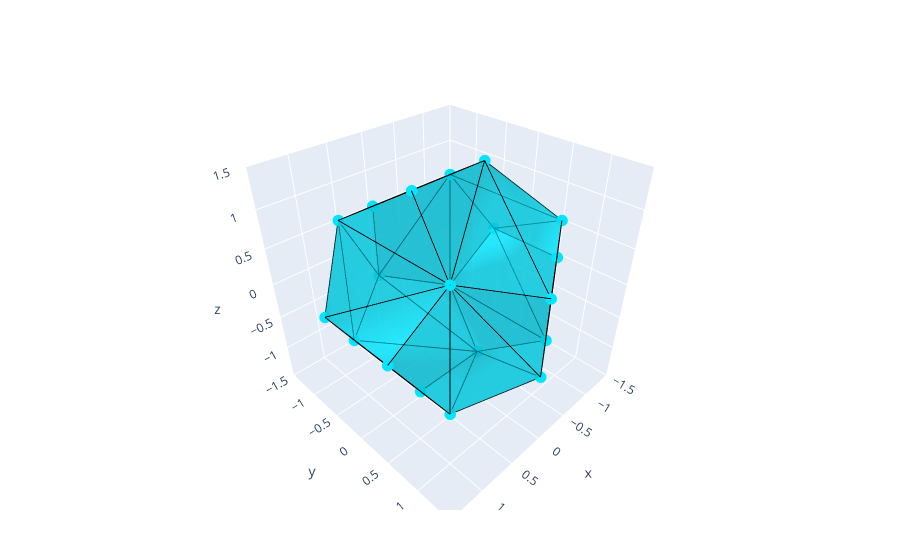

Notebook source saved alongside this figure:
### Code cell
poly = triangulatePolyhedron(Dodecahedron)

display(poly.edges[[!isturnable(e, poly) for e in poly.edges]])

plotPolyhedron(triangulatePolyhedron(Dodecahedron))

### Figure 1 — Plotly figure (JSON) as saved in the notebook; plotly's stock layout.template omitted (floating-point values rounded to 4 significant figures)
{"data": [{"facecolor": ["#00E6FF", "#00E6FF", "#00E6FF", "#00E6FF", "#00E6FF", "#00E6FF", "#00E6FF", "#00E6FF", "#00E6FF", "#00E6FF", "#00E6FF", "#00E6FF", "#00E6FF", "#00E6FF", "#00E6FF", "#00E6FF", "#00E6FF", "#00E6FF", "#00E6FF", "#00E6FF", "#00E6FF", "#00E6FF", "#00E6FF", "#00E6FF", "#00E6FF", "#00E6FF", "#00E6FF", "#00E6FF", "#00E6FF", "#00E6FF", "#00E6FF", "#00E6FF", "#00E6FF", "#00E6FF", "#00E6FF", "#00E6FF"], "i": [1, 1, 2, 1, 1, 5, 9, 9, 10, 9, 9, 13, 3, 3, 11, 4, 4, 12, 6, 6, 14, 7, 7, 15, 3, 3, 18, 4, 4, 19, 11, 11, 18, 12, 12, 19], "j": [0, 3, 4, 0, 6, 7, 8, 11, 12, 8, 14, 15, 2, 10, 16, 2, 10, 17, 5, 13, 18, 5, 13, 19, 0, 6, 16, 1, 7, 17, 8, 14, 16, 9, 15, 17], "k": [3, 2, 1, 6, 5, 1, 11, 10, 9, 14, 13, 9, 10, 11, 3, 10, 12, 4, 13, 14, 6, 13, 15, 7, 6, 18, 3, 7, 19, 4, 14, 18, 11, 15, 19, 12], "opacity": 0.6, "type": "mesh3d", "x": [0.5393, -0.5393, 0, 0.8727, -0.8727, 0, 0.8727, -0.8727, 0.5393, -0.5393, 0, 0.8727, -0.8727, 0, 0.8727, -0.8727, 1.412, -1.412, 1.412, -1.412], "y": [0, 0, 1.412, 0.8727, 0.8727, -1.412, -0.8727, -0.8727, 0, 0, 1.412, 0.8727, 0.8727, -1.412, -0.8727, -0.8727, 0.5393, 0.5393, -0.5393, -0.5393], "z": [1.412, 1.412, 0.5393, 0.8727, 0.8727, 0.5393, 0.8727, 0.8727, -1.412, -1.412, -0.5393, -0.8727, -0.8727, -0.5393, -0.8727, -0.8727, 0, 0, 0, 0]}, {"line": {"color": "black"}, "mode": "lines", "type": "scatter3d", "x": [0.5393, -0.5393], "y": [0, 0], "z": [1.412, 1.412]}, {"line": {"color": "black"}, "mode": "lines", "type": "scatter3d", "x": [0.5393, 0.8727], "y": [0, 0.8727], "z": [1.412, 0.8727]}, {"line": {"color": "black"}, "mode": "lines", "type": "scatter3d", "x": [0.5393, 0.8727], "y": [0, -0.8727], "z": [1.412, 0.8727]}, {"line": {"color": "black"}, "mode": "lines", "type": "scatter3d", "x": [-0.5393, -0.8727], "y": [0, 0.8727], "z": [1.412, 0.8727]}, {"line": {"color": "black"}, "mode": "lines", "type": "scatter3d", "x": [-0.5393, -0.8727], "y": [0, -0.8727], "z": [1.412, 0.8727]}, {"line": {"color": "black"}, "mode": "lines", "type": "scatter3d", "x": [0, 0.8727], "y": [1.412, 0.8727], "z": [0.5393, 0.8727]}, {"line": {"color": "black"}, "mode": "lines", "type": "scatter3d", "x": [0, -0.8727], "y": [1.412, 0.8727], "z": [0.5393, 0.8727]}, {"line": {"color": "black"}, "mode": "lines", "type": "scatter3d", "x": [0, 0], "y": [1.412, 1.412], "z": [0.5393, -0.5393]}, {"line": {"color": "black"}, "mode": "lines", "type": "scatter3d", "x": [0.8727, 1.412], "y": [0.8727, 0.5393], "z": [0.8727, 0]}, {"line": {"color": "black"}, "mode": "lines", "type": "scatter3d", "x": [-0.8727, -1.412], "y": [0.8727, 0.5393], "z": [0.8727, 0]}, {"line": {"color": "black"}, "mode": "lines", "type": "scatter3d", "x": [0, 0.8727], "y": [-1.412, -0.8727], "z": [0.5393, 0.8727]}, {"line": {"color": "black"}, "mode": "lines", "type": "scatter3d", "x": [0, -0.8727], "y": [-1.412, -0.8727], "z": [0.5393, 0.8727]}, {"line": {"color": "black"}, "mode": "lines", "type": "scatter3d", "x": [0, 0], "y": [-1.412, -1.412], "z": [0.5393, -0.5393]}, {"line": {"color": "black"}, "mode": "lines", "type": "scatter3d", "x": [0.8727, 1.412], "y": [-0.8727, -0.5393], "z": [0.8727, 0]}, {"line": {"color": "black"}, "mode": "lines", "type": "scatter3d", "x": [-0.8727, -1.412], "y": [-0.8727, -0.5393], "z": [0.8727, 0]}, {"line": {"color": "black"}, "mode": "lines", "type": "scatter3d", "x": [0.5393, -0.5393], "y": [0, 0], "z": [-1.412, -1.412]}, {"line": {"color": "black"}, "mode": "lines", "type": "scatter3d", "x": [0.5393, 0.8727], "y": [0, 0.8727], "z": [-1.412, -0.8727]}, {"line": {"color": "black"}, "mode": "lines", "type": "scatter3d", "x": [0.5393, 0.8727], "y": [0, -0.8727], "z": [-1.412, -0.8727]}, {"line": {"color": "black"}, "mode": "lines", "type": "scatter3d", "x": [-0.5393, -0.8727], "y": [0, 0.8727], "z": [-1.412, -0.8727]}, {"line": {"color": "black"}, "mode": "lines", "type": "scatter3d", "x": [-0.5393, -0.8727], "y": [0, -0.8727], "z": [-1.412, -0.8727]}, {"line": {"color": "black"}, "mode": "lines", "type": "scatter3d", "x": [0, 0.8727], "y": [1.412, 0.8727], "z": [-0.5393, -0.8727]}, {"line": {"color": "black"}, "mode": "lines", "type": "scatter3d", "x": [0, -0.8727], "y": [1.412, 0.8727], "z": [-0.5393, -0.8727]}, {"line": {"color": "black"}, "mode": "lines", "type": "scatter3d", "x": [0.8727, 1.412], "y": [0.8727, 0.5393], "z": [-0.8727, 0]}, {"line": {"color": "black"}, "mode": "lines", "type": "scatter3d", "x": [-0.8727, -1.412], "y": [0.8727, 0.5393], "z": [-0.8727, 0]}, {"line": {"color": "black"}, "mode": "lines", "type": "scatter3d", "x": [0, 0.8727], "y": [-1.412, -0.8727], "z": [-0.5393, -0.8727]}, {"line": {"color": "black"}, "mode": "lines", "type": "scatter3d", "x": [0, -0.8727], "y": [-1.412, -0.8727], "z": [-0.5393, -0.8727]}, {"line": {"color": "black"}, "mode": "lines", "type": "scatter3d", "x": [0.8727, 1.412], "y": [-0.8727, -0.5393], "z": [-0.8727, 0]}, {"line": {"color": "black"}, "mode": "lines", "type": "scatter3d", "x": [-0.8727, -1.412], "y": [-0.8727, -0.5393], "z": [-0.8727, 0]}, {"line": {"color": "black"}, "mode": "lines", "type": "scatter3d", "x": [1.412, 1.412], "y": [0.5393, -0.5393], "z": [0, 0]}, {"line": {"color": "black"}, "mode": "lines", "type": "scatter3d", "x": [-1.412, -1.412], "y": [0.5393, -0.5393], "z": [0, 0]}, {"line": {"color": "black"}, "mode": "lines", "type": "scatter3d", "x": [-0.5393, 0.8727], "y": [0, 0.8727], "z": [1.412, 0.8727]}, {"line": {"color": "black"}, "mode": "lines", "type": "scatter3d", "x": [-0.5393, 0], "y": [0, 1.412], "z": [1.412, 0.5393]}, {"line": {"color": "black"}, "mode": "lines", "type": "scatter3d", "x": [-0.5393, 0.8727], "y": [0, -0.8727], "z": [1.412, 0.8727]}, {"line": {"color": "black"}, "mode": "lines", "type": "scatter3d", "x": [-0.5393, 0], "y": [0, -1.412], "z": [1.412, 0.5393]}, {"line": {"color": "black"}, "mode": "lines", "type": "scatter3d", "x": [-0.5393, 0.8727], "y": [0, 0.8727], "z": [-1.412, -0.8727]}, {"line": {"color": "black"}, "mode": "lines", "type": "scatter3d", "x": [-0.5393, 0], "y": [0, 1.412], "z": [-1.412, -0.5393]}, {"line": {"color": "black"}, "mode": "lines", "type": "scatter3d", "x": [-0.5393, 0.8727], "y": [0, -0.8727], "z": [-1.412, -0.8727]}, {"line": {"color": "black"}, "mode": "lines", "type": "scatter3d", "x": [-0.5393, 0], "y": [0, -1.412], "z": [-1.412, -0.5393]}, {"line": {"color": "black"}, "mode": "lines", "type": "scatter3d", "x": [0.8727, 0], "y": [0.8727, 1.412], "z": [0.8727, -0.5393]}, {"line": {"color": "black"}, "mode": "lines", "type": "scatter3d", "x": [0.8727, 0.8727], "y": [0.8727, 0.8727], "z": [0.8727, -0.8727]}, {"line": {"color": "black"}, "mode": "lines", "type": "scatter3d", "x": [-0.8727, 0], "y": [0.8727, 1.412], "z": [0.8727, -0.5393]}, {"line": {"color": "black"}, "mode": "lines", "type": "scatter3d", "x": [-0.8727, -0.8727], "y": [0.8727, 0.8727], "z": [0.8727, -0.8727]}, {"line": {"color": "black"}, "mode": "lines", "type": "scatter3d", "x": [0.8727, 0], "y": [-0.8727, -1.412], "z": [0.8727, -0.5393]}, {"line": {"color": "black"}, "mode": "lines", "type": "scatter3d", "x": [0.8727, 0.8727], "y": [-0.8727, -0.8727], "z": [0.8727, -0.8727]}, {"line": {"color": "black"}, "mode": "lines", "type": "scatter3d", "x": [-0.8727, 0], "y": [-0.8727, -1.412], "z": [0.8727, -0.5393]}, {"line": {"color": "black"}, "mode": "lines", "type": "scatter3d", "x": [-0.8727, -0.8727], "y": [-0.8727, -0.8727], "z": [0.8727, -0.8727]}, {"line": {"color": "black"}, "mode": "lines", "type": "scatter3d", "x": [0.8727, 0.8727], "y": [0.8727, -0.8727], "z": [0.8727, 0.8727]}, {"line": {"color": "black"}, "mode": "lines", "type": "scatter3d", "x": [0.8727, 1.412], "y": [0.8727, -0.5393], "z": [0.8727, 0]}, {"line": {"color": "black"}, "mode": "lines", "type": "scatter3d", "x": [-0.8727, -0.8727], "y": [0.8727, -0.8727], "z": [0.8727, 0.8727]}, {"line": {"color": "black"}, "mode": "lines", "type": "scatter3d", "x": [-0.8727, -1.412], "y": [0.8727, -0.5393], "z": [0.8727, 0]}, {"line": {"color": "black"}, "mode": "lines", "type": "scatter3d", "x": [0.8727, 0.8727], "y": [0.8727, -0.8727], "z": [-0.8727, -0.8727]}, {"line": {"color": "black"}, "mode": "lines", "type": "scatter3d", "x": [0.8727, 1.412], "y": [0.8727, -0.5393], "z": [-0.8727, 0]}, {"line": {"color": "black"}, "mode": "lines", "type": "scatter3d", "x": [-0.8727, -0.8727], "y": [0.8727, -0.8727], "z": [-0.8727, -0.8727]}, {"line": {"color": "black"}, "mode": "lines", "type": "scatter3d", "x": [-0.8727, -1.412], "y": [0.8727, -0.5393], "z": [-0.8727, 0]}, {"marker": {"color": "#00E6FF", "size": 4}, "mode": "markers", "text": ["1", "2", "3", "4", "5", "6", "7", "8", "9", "10", "11", "12", "13", "14", "15", "16", "17", "18", "19", "20"], "textposition": "bottom center", "type": "scatter3d", "x": [0.5393, -0.5393, 0, 0.8727, -0.8727, 0, 0.8727, -0.8727, 0.5393, -0.5393, 0, 0.8727, -0.8727, 0, 0.8727, -0.8727, 1.412, -1.412, 1.412, -1.412], "y": [0, 0, 1.412, 0.8727, 0.8727, -1.412, -0.8727, -0.8727, 0, 0, 1.412, 0.8727, 0.8727, -1.412, -0.8727, -0.8727, 0.5393, 0.5393, -0.5393, -0.5393], "z": [1.412, 1.412, 0.5393, 0.8727, 0.8727, 0.5393, 0.8727, 0.8727, -1.412, -1.412, -0.5393, -0.8727, -0.8727, -0.5393, -0.8727, -0.8727, 0, 0, 0, 0]}], "layout": {"margin": {"b": 50, "l": 50, "r": 50, "t": 60}, "showlegend": false}}
